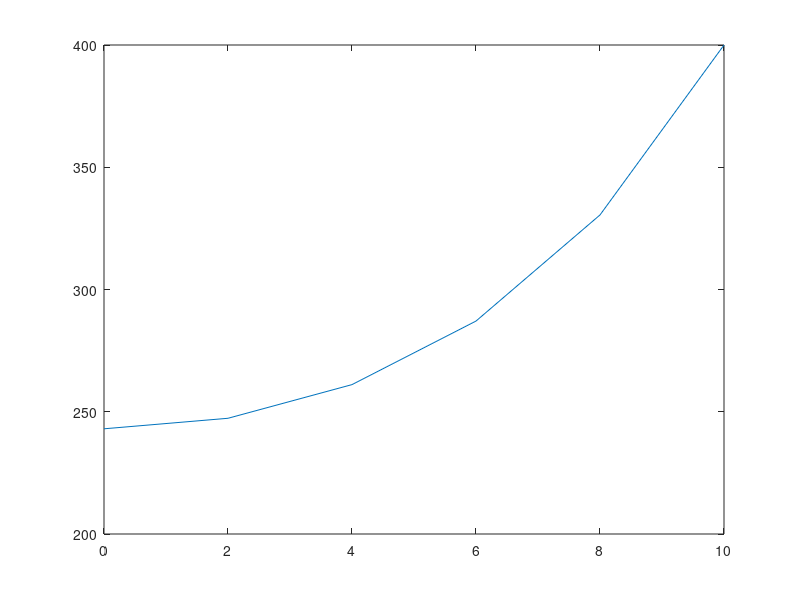

Recreate this plot in MATLAB.
%% Finite Difference for BVPs
clear all; close all
%Solve the 1D Heat equation with Dirichlet BCs.
L = 10; Tair = 200; T0 = 300; TL = 400; w = 0.05;q0 = 0;
h = 2;
a1 = 2+w*h*h;
a2 = w*h*h*Tair;

A = [a1 -2 0 0 0;
    -1 a1 -1 0 0;
    0 -1 a1 -1 0;
    0 0 -1 a1 -1;
    0 0 0 -1 a1];
b = [w*h^2*Tair-2*h*q0 a2 a2 a2 TL+a2]';

uin = A\b;
u = [uin' 400];
x = 0:h:L;
plot(x,u)